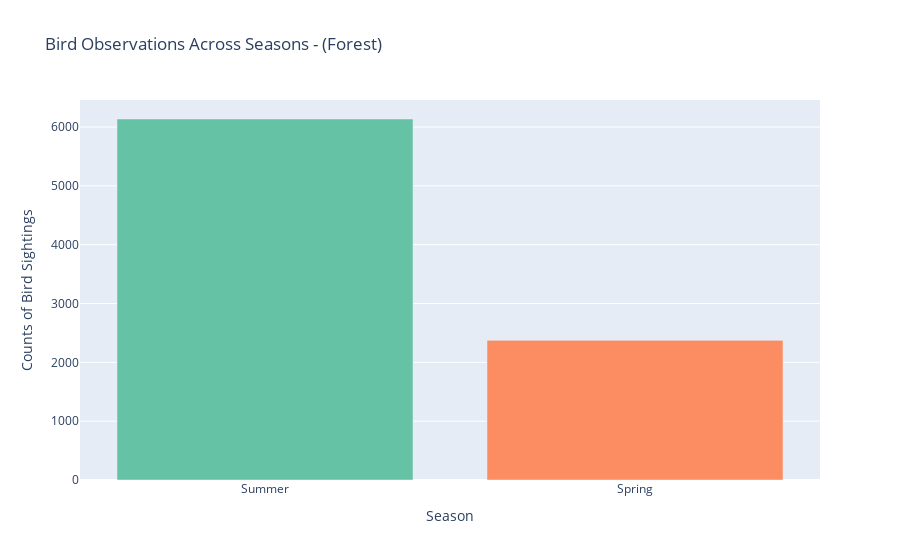

The code cell stored with this chart in its notebook:
### Markdown cell above
Visualization Plot

### Code cell
import plotly.express as px

# Forest plot
fig_forest = px.bar(
    x=seasonal_forest.index,
    y=seasonal_forest.values,
    labels={'x': 'Season', 'y': 'Counts of Bird Sightings'},
    color=seasonal_forest.index,
    color_discrete_sequence=px.colors.qualitative.Set2,
    title='Bird Observations Across Seasons - (Forest)'
)

fig_forest.update_layout(showlegend=False)
fig_forest.show()

### Figure 1 — Plotly figure (JSON) as saved in the notebook; plotly's stock layout.template omitted (floating-point values rounded to 4 significant figures)
{"data": [{"alignmentgroup": "True", "hovertemplate": "color=Summer<br>Season=%{x}<br>Counts of Bird Sightings=%{y}<extra></extra>", "legendgroup": "Summer", "marker": {"color": "rgb(102,194,165)", "pattern": {"shape": ""}}, "name": "Summer", "offsetgroup": "Summer", "orientation": "v", "showlegend": true, "textposition": "auto", "type": "bar", "x": ["Summer"], "xaxis": "x", "y": [6136], "yaxis": "y"}, {"alignmentgroup": "True", "hovertemplate": "color=Spring<br>Season=%{x}<br>Counts of Bird Sightings=%{y}<extra></extra>", "legendgroup": "Spring", "marker": {"color": "rgb(252,141,98)", "pattern": {"shape": ""}}, "name": "Spring", "offsetgroup": "Spring", "orientation": "v", "showlegend": true, "textposition": "auto", "type": "bar", "x": ["Spring"], "xaxis": "x", "y": [2374], "yaxis": "y"}], "layout": {"barmode": "relative", "legend": {"title": {"text": "color"}, "tracegroupgap": 0}, "showlegend": false, "title": {"text": "Bird Observations Across Seasons - (Forest)"}, "xaxis": {"anchor": "y", "domain": [0, 1], "title": {"text": "Season"}}, "yaxis": {"anchor": "x", "domain": [0, 1], "title": {"text": "Counts of Bird Sightings"}}}}
